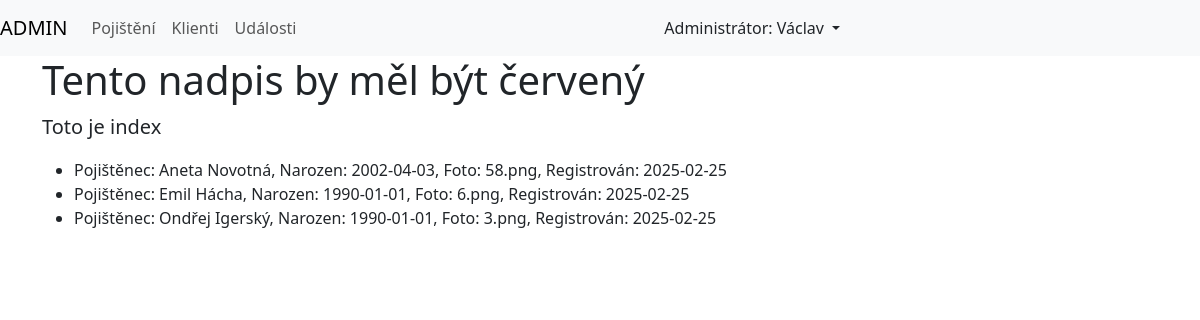
The page / on the database its author committed.
### pojistenci_app/models.py (models this page shows)
class Pojistenci(models.Model):
    jmeno = models.CharField(max_length=40, verbose_name="Jméno")
    prijmeni = models.CharField(max_length=40, verbose_name="Příjmení")
    je_muz = models.BooleanField(default=True)
    narozeni = models.DateField(verbose_name="Datum narození")
    foto = models.CharField(
        max_length=60, verbose_name="Název obrázku")
    datum_registrace = models.DateField(auto_now=True)
    def __str__(self):
        return f"Pojištěnec: {self.jmeno} {self.prijmeni}, Narozen: {self.narozeni}, Foto: {self.foto}, Registrován: {self.datum_registrace}"
    class Meta:
        verbose_name = "Pojištěnec"
        verbose_name_plural = "Pojištěnci"

### pojistenci_app/views.py (the view)
# urls.py: path('', views.index, name="index"),
def index(request):
    pojistenci = Pojistenci.objects.all()
    return render(request, "pojistenci_app/index.html", {'pojistenci': pojistenci})

### pojistenci_app/templates/pojistenci_app/index.html (shortened to what this page needs)
{% extends "base.html" %}
{% block styles %}
<link rel="stylesheet" href="static/pojistenci_app/index.css">
{% endblock styles %}
{% block content %}
<h1>Tento nadpis by měl být červený</h1>
<p class="lead">Toto je index</p>
<ul>
    {% for pojistenec in pojistenci %}
    <li>{{ pojistenec }}</li>
    {% endfor %}
</ul>
{% endblock content %}

### pojistenci_app/static/pojistenci_app/index.css (style rules this page uses)
h1 { color: red; }

### rows shown on the page
Pojistenci: jmeno+prijmeni+narozeni "Pojištěnec: Aneta Novotná, Narozen: 2002-04-03, Foto: 58.png, Registrován: 2025-02-25"
Pojistenci: jmeno+prijmeni+narozeni "Pojištěnec: Emil Hácha, Narozen: 1990-01-01, Foto: 6.png, Registrován: 2025-02-25"
Pojistenci: jmeno+prijmeni+narozeni "Pojištěnec: Ondřej Igerský, Narozen: 1990-01-01, Foto: 3.png, Registrován: 2025-02-25"
